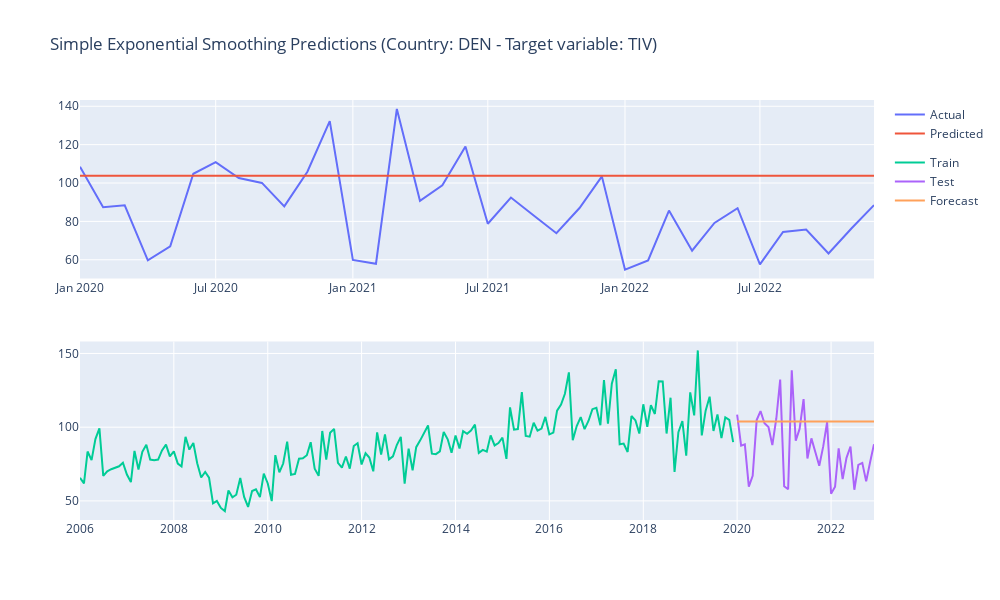

Notebook code cell kept with this figure:
### Markdown cell above
#### Simple Exponential Smoothing

### Code cell
model_name='Simple Exponential Smoothing'
span = 12
alpha = 2/(span+1)

# Train
model = SimpleExpSmoothing(train[dep_var]).fit(smoothing_level=alpha,optimized=False)

# Predict
predictions = model.predict(start=start, end=end)

# Forecast accuracy
scoring(model_name, test[dep_var], predictions, df, True, True)
